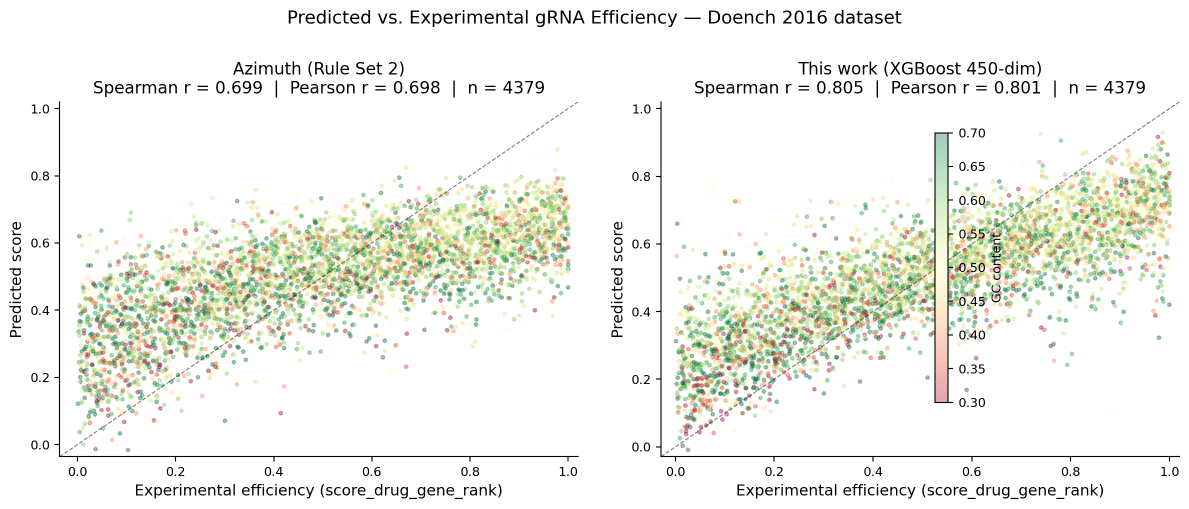
#> input picture backend/benchmark_results/fig1_performance_scatter.png, 2378 x 1018 px (shown at 1/2 size)
$ python create_benchmark_pdf.py
#> lines starting #> are read from the running program, lines starting #| are printed output that depends on the picture
"""
Create a LinkedIn-ready 2-page benchmark PDF for the gRNA Predictor tool.

Usage:
    cd backend && source ../.venv/Scripts/activate
    python create_benchmark_pdf.py
    # → benchmark_results/gRNA_Predictor_Benchmarks.pdf
"""
from pathlib import Path
import textwrap
import numpy as np
import matplotlib
matplotlib.use("Agg")
import matplotlib.pyplot as plt
import matplotlib.gridspec as gridspec
from matplotlib.backends.backend_pdf import PdfPages
from matplotlib.patches import FancyBboxPatch

OUT_DIR = Path(__file__).parent / "benchmark_results"
PDF_OUT = OUT_DIR / "gRNA_Predictor_Benchmarks.pdf"

PLT_STYLE = {
    "figure.facecolor": "#0d1117",
    "axes.facecolor":   "#161b22",
    "axes.edgecolor":   "#30363d",
    "text.color":       "#e6edf3",
    "axes.labelcolor":  "#e6edf3",
    "xtick.color":      "#8b949e",
    "ytick.color":      "#8b949e",
    "grid.color":       "#21262d",
    "font.family":      "sans-serif",
    "figure.dpi":       150,
}

ACCENT  = "#58a6ff"   # blue
GREEN   = "#3fb950"
ORANGE  = "#d29922"
RED     = "#f85149"
MUTED   = "#8b949e"


def load_png(path):
    """Load a PNG for embedding in matplotlib."""
    img = plt.imread(str(path))
    return img


def page1(pdf):
    """Page 1: Title card + benchmark table + key numbers."""
    fig = plt.figure(figsize=(11, 8.5))
    plt.rcParams.update(PLT_STYLE)
    fig.patch.set_facecolor("#0d1117")
    ax = fig.add_axes([0, 0, 1, 1])
    ax.set_facecolor("#0d1117")
    ax.set_xlim(0, 1); ax.set_ylim(0, 1); ax.axis("off")

    # ── Title block ─────────────────────────────────────────────────────
    ax.text(0.5, 0.95, "gRNA Predictor",
            ha="center", va="top", fontsize=34, fontweight="bold",
            color=ACCENT, transform=ax.transAxes)
    ax.text(0.5, 0.885,
            "AI-Powered CRISPR Guide RNA Designer with Gaussian Proximity Ranking",
            ha="center", va="top", fontsize=13, color=MUTED, transform=ax.transAxes)

    # Divider
    ax.axhline(0.86, xmin=0.05, xmax=0.95, color="#30363d", linewidth=1)

    # ── Key metric boxes ────────────────────────────────────────────────
    metrics = [
        ("r = 0.640", "Kim 2019 independent\n(n=1,828 novel guides)", GREEN),
        ("r = 0.537", "Doench held-out\n(20%, n=938)", ACCENT),
        ("450-dim", "Feature vector\n(XGBoost, 500 trees)", ORANGE),
        ("27 / 27", "Unit tests\npassing", GREEN),
    ]
    for j, (val, label, color) in enumerate(metrics):
        x = 0.1 + j * 0.22
        box = FancyBboxPatch((x - 0.08, 0.70), 0.17, 0.12,
                             boxstyle="round,pad=0.01",
                             facecolor="#161b22", edgecolor=color,
                             linewidth=1.5, transform=ax.transAxes)
        ax.add_patch(box)
        ax.text(x + 0.005, 0.775, val, ha="center", va="center",
                fontsize=16, fontweight="bold", color=color,
                transform=ax.transAxes)
        ax.text(x + 0.005, 0.718, label, ha="center", va="center",
                fontsize=7.5, color=MUTED, transform=ax.transAxes)

    # ── Benchmark table ─────────────────────────────────────────────────
    ax.text(0.06, 0.67, "Independent Validation Results", fontsize=12,
            fontweight="bold", color="#e6edf3", transform=ax.transAxes)

    headers = ["Dataset", "n", "Spearman r", "Notes"]
    rows = [
        ["Kim 2019 novel-only ★", "1,828", "0.640", "0% Doench overlap — primary benchmark"],
        ["Doench 2016 held-out", "938", "0.537", "Our 20% held-out (honest)"],
        ["Azimuth (same split)", "938", "0.654", "Asymmetric: Azimuth trained on 100% Doench"],
        ["Chari 2015 (293T)", "10", "0.770", "CI ≈ ±0.74 — treat as supplementary"],
        ["Chari 2015 (K562)", "10", "0.758", "CI ≈ ±0.74"],
        ["Xu 2015 (human)", "35", "0.424", ""],
        ["CRISPRscan (zebrafish)", "1,020", "0.081", "Expected low — trained on human"],
    ]
    col_x  = [0.06, 0.38, 0.49, 0.58]
    row_h  = 0.048
    header_y = 0.630
    col_widths = [0.31, 0.10, 0.08, 0.41]

    # Header row
    header_box = FancyBboxPatch((0.05, header_y - 0.005), 0.90, row_h + 0.005,
                                boxstyle="round,pad=0.002",
                                facecolor="#21262d", edgecolor="#30363d",
                                linewidth=0.8, transform=ax.transAxes)
    ax.add_patch(header_box)
    for col, h in zip(col_x, headers):
        ax.text(col + 0.005, header_y + row_h * 0.4, h, fontsize=9,
                fontweight="bold", color=ACCENT, transform=ax.transAxes)

    for r_idx, row in enumerate(rows):
        y = header_y - (r_idx + 1) * row_h
        bg_color = "#0d1117" if r_idx % 2 == 0 else "#161b22"
        row_bg = FancyBboxPatch((0.05, y - 0.003), 0.90, row_h,
                                boxstyle="square,pad=0",
                                facecolor=bg_color, edgecolor="none",
                                transform=ax.transAxes)
        ax.add_patch(row_bg)
        for col, cell in zip(col_x, row):
            # Highlight the primary benchmark row
            txt_color = GREEN if "★" in row[0] and col == col_x[0] else "#e6edf3"
            if col == col_x[2]:  # r value
                val = float(cell) if cell else 0
                txt_color = GREEN if val >= 0.60 else (ACCENT if val >= 0.50 else MUTED)
            ax.text(col + 0.005, y + row_h * 0.3, cell,
                    fontsize=8, color=txt_color, transform=ax.transAxes)

    # ── Novelty blurb ────────────────────────────────────────────────────
    y_blurb = header_y - (len(rows) + 1) * row_h - 0.01
    ax.axhline(y_blurb + 0.035, xmin=0.05, xmax=0.95,
               color="#30363d", linewidth=0.8)
    ax.text(0.06, y_blurb + 0.015,
            "Novel contribution: Gaussian proximity-weighted ranking\n"
            "combined_score = (1−w) × efficiency + w × exp(−d²/2σ²)   "
            "where σ = 50 bp, w ∈ [0,1] (user-tunable).\n"
            "No existing tool (Azimuth, CRISPRscan, CRISPOR) automates this efficiency-proximity tradeoff.",
            fontsize=8.5, color=MUTED, transform=ax.transAxes,
            linespacing=1.6)

    # Footer
    ax.text(0.5, 0.02, "github.com/YOUR_USERNAME/gRNA_Predictor  ·  In-browser ONNX demo available",
            ha="center", fontsize=8, color="#484f58", transform=ax.transAxes)

    pdf.savefig(fig, bbox_inches="tight", facecolor=fig.get_facecolor())
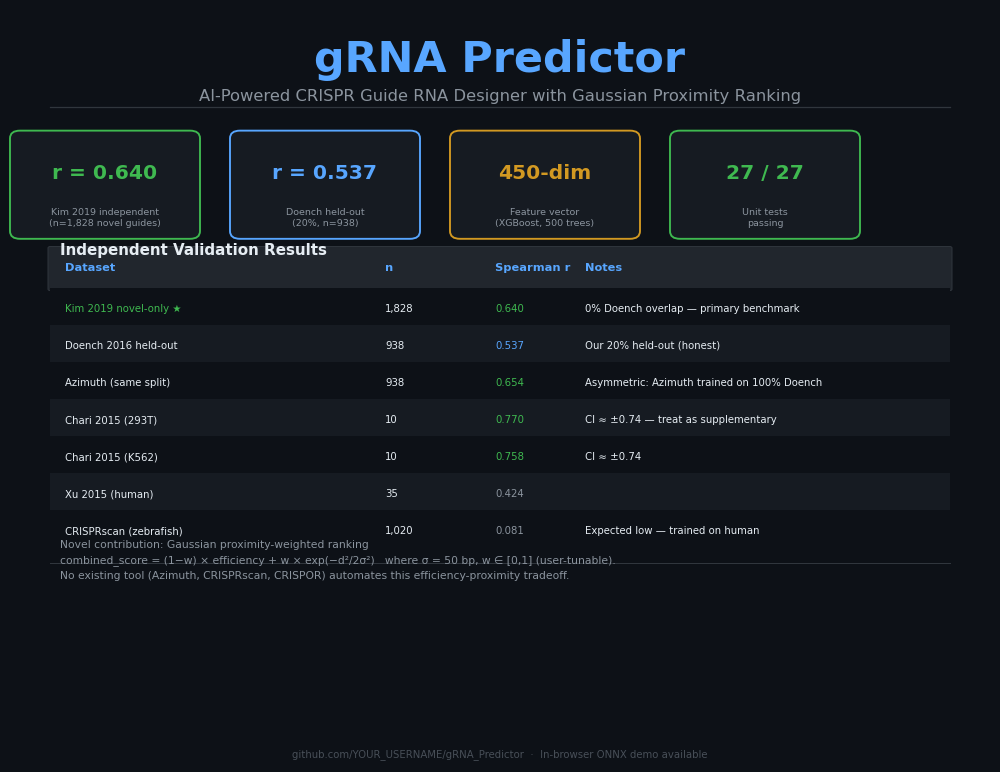
#> figure drawn by matplotlib, 1 panel
    plt.close(fig)


def page2(pdf):
    """Page 2: 3 publication figures side by side."""
    plt.rcParams.update(PLT_STYLE)

    fig1_path = OUT_DIR / "fig1_performance_scatter.png"
    fig4_path = OUT_DIR / "fig4_ablation_bar.png"
    fig5_path = OUT_DIR / "fig5_benchmark_heatmap.png"

    fig = plt.figure(figsize=(17, 6.5))
    fig.patch.set_facecolor("#0d1117")
    gs = gridspec.GridSpec(1, 3, figure=fig, wspace=0.08,
                           left=0.01, right=0.99, top=0.88, bottom=0.04)

    titles = [
        "Fig 1 — Predicted vs Experimental Efficiency",
        "Fig 4 — Feature Ablation (SHAP)",
        "Fig 5 — Benchmark Comparison Heatmap",
    ]
    paths = [fig1_path, fig4_path, fig5_path]

    for i, (path, title) in enumerate(zip(paths, titles)):
        ax = fig.add_subplot(gs[i])
        ax.set_facecolor("#0d1117")
        if path.exists():
            img = load_png(path)
#> in load_png, img is the input picture: shape (1018, 2378, 4) float32; mean R, G, B, A 0.945, 0.95, 0.927, 1
            ax.imshow(img)
        else:
            ax.text(0.5, 0.5, f"(Figure not found:\n{path.name})",
                    ha="center", va="center", color=RED,
                    transform=ax.transAxes, fontsize=9)
        ax.axis("off")
        ax.set_title(title, fontsize=9, color=MUTED, pad=4)

    fig.suptitle(
        "gRNA Predictor — Publication Figures",
        fontsize=13, fontweight="bold", color=ACCENT, y=0.97
    )

    pdf.savefig(fig, bbox_inches="tight", facecolor=fig.get_facecolor())
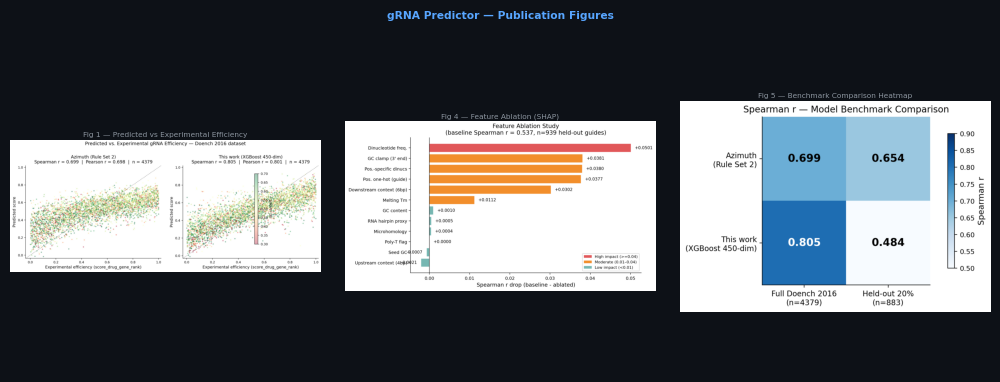
#> figure drawn by matplotlib, 3 panels
    plt.close(fig)


def main():
    OUT_DIR.mkdir(parents=True, exist_ok=True)
    plt.rcParams.update(PLT_STYLE)

    with PdfPages(PDF_OUT) as pdf:
        # PDF metadata
        d = pdf.infodict()
        d["Title"]   = "gRNA Predictor — Benchmark Results"
        d["Author"]  = "gRNA Predictor"
        d["Subject"] = "CRISPR guide RNA efficiency prediction — XGBoost 450-dim"
        d["Keywords"]= "CRISPR gRNA Cas9 XGBoost ONNX benchmarks Doench Kim2019"

        page1(pdf)
        page2(pdf)

    size_kb = PDF_OUT.stat().st_size / 1024
    print(f"Saved: {PDF_OUT}  ({size_kb:.0f} KB)")


if __name__ == "__main__":
    main()
